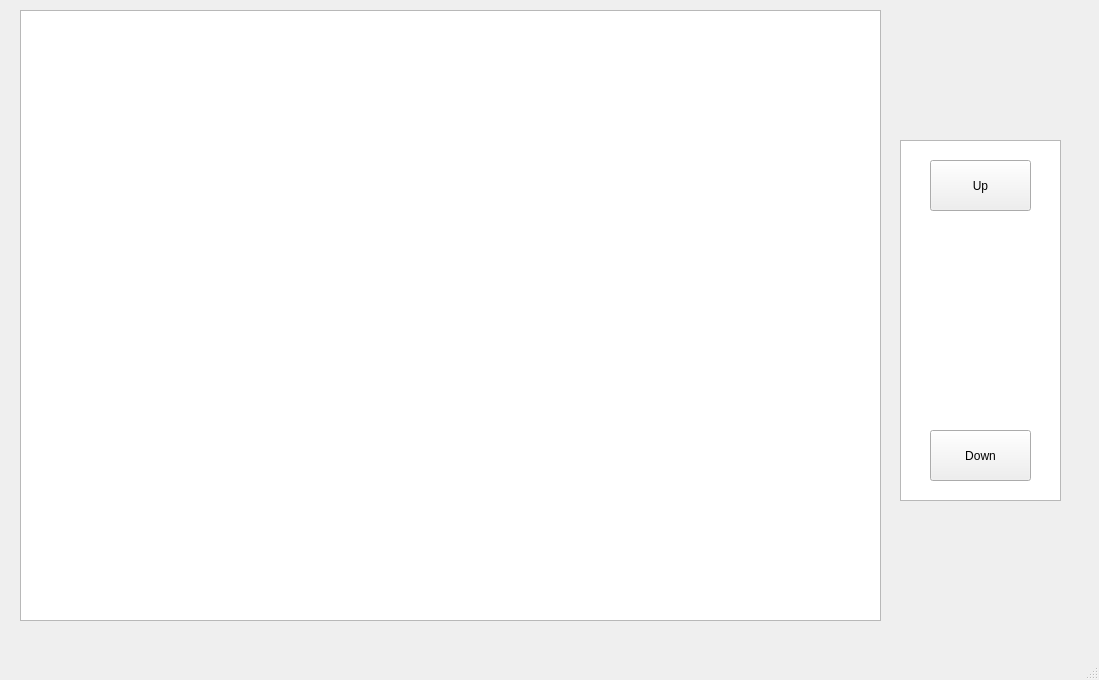
<?xml version="1.0" encoding="UTF-8"?>
<ui version="4.0">
 <class>MainWindow</class>
 <widget class="QMainWindow" name="MainWindow">
  <property name="geometry">
   <rect>
    <x>0</x>
    <y>0</y>
    <width>1099</width>
    <height>680</height>
   </rect>
  </property>
  <property name="windowTitle">
   <string>MainWindow</string>
  </property>
  <widget class="QWidget" name="centralwidget">
   <widget class="QGraphicsView" name="graphicsView">
    <property name="geometry">
     <rect>
      <x>20</x>
      <y>10</y>
      <width>861</width>
      <height>611</height>
     </rect>
    </property>
   </widget>
   <widget class="QPushButton" name="Up">
    <property name="geometry">
     <rect>
      <x>930</x>
      <y>160</y>
      <width>101</width>
      <height>51</height>
     </rect>
    </property>
    <property name="text">
     <string>Up</string>
    </property>
   </widget>
   <widget class="QPushButton" name="Down">
    <property name="geometry">
     <rect>
      <x>930</x>
      <y>430</y>
      <width>101</width>
      <height>51</height>
     </rect>
    </property>
    <property name="text">
     <string>Down</string>
    </property>
   </widget>
   <widget class="QListWidget" name="listWidget">
    <property name="geometry">
     <rect>
      <x>900</x>
      <y>140</y>
      <width>161</width>
      <height>361</height>
     </rect>
    </property>
   </widget>
   <zorder>listWidget</zorder>
   <zorder>graphicsView</zorder>
   <zorder>Up</zorder>
   <zorder>Down</zorder>
  </widget>
  <widget class="QMenuBar" name="menubar">
   <property name="geometry">
    <rect>
     <x>0</x>
     <y>0</y>
     <width>1099</width>
     <height>22</height>
    </rect>
   </property>
  </widget>
  <widget class="QStatusBar" name="statusbar"/>
 </widget>
 <resources/>
 <connections/>
</ui>
